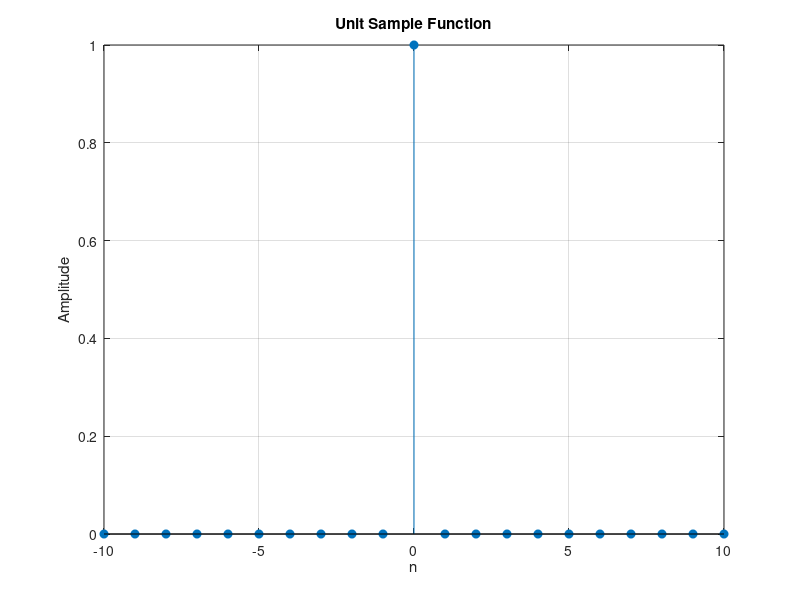

Write the MATLAB code that produced this figure.
n = -10:10;
unit_sample = zeros(size(n));
unit_sample(n == 0) = 1;
stem(n, unit_sample, 'filled');
title('Unit Sample Function');
xlabel('n');
ylabel('Amplitude');
grid on;
fprintf('\n -------------------------------\n');
